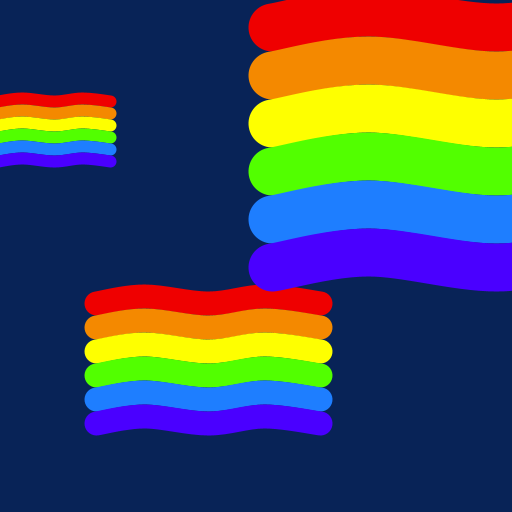
Frame 1 (no input)
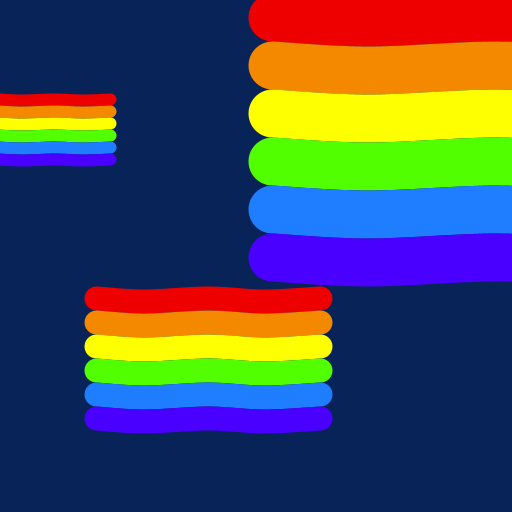
Frame 60 (the mouse pressed at the canvas centre just before this capture)
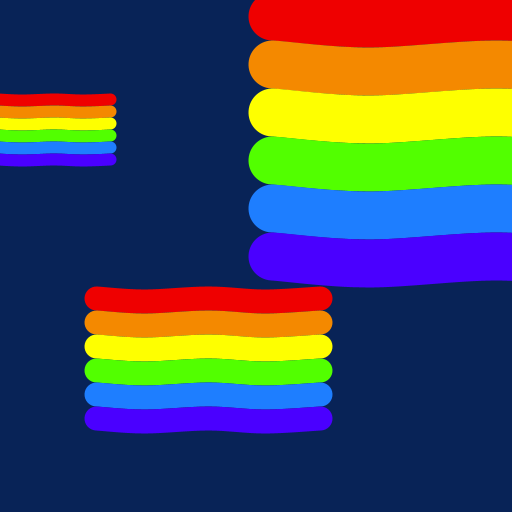
Frame 120 (the mouse held since frame 60 and released just before this capture)

The Processing sketch that drew these frames (run headless with seeded random() and noise(); from frame 60 on, the mouse is pressed at the canvas centre):

// Processing sketch: processing_73906
// ── processing_73906.pde

//Robb Godshaw 2012 www.robb.cc
//Rubber Stamp 1
//Sorry for the code recyling, I ran out of time.

boolean upp = false;
float xa = -4, ya = 204, xb = 44, yb = 196,xc = 108, xd = 164, xe = 220;

void setup() {
  size(512, 512);
  smooth();
}

void draw() {
  background(8, 35, 87);//blue!
  rainbow(100, 100, 1);//calls the rainbow
  rainbow(0, 0, .5);//calls the rainbow
  rainbow(140, -190, 2);//calls the rainbow
}


void rainbow(float XX, float YY, float size) {//function for rainbow
  pushMatrix();
  scale(size);
  translate(XX, YY);
  stroke(239, 0, 0);//RED
  strokeWeight(3*8);
  strokeCap(ROUND);
  wave();

  stroke(244, 137, 0);//ORANGE
  translate(0, 3*8);
  wave();

  stroke(254, 255, 0);//YELOW
  translate(0, 3*8);
  wave();

  stroke(82, 255, 0);//GREEN
  translate(0, 3*8);
  wave();

  stroke(30, 126, 255);//BLUE
  translate(0, 3*8);
  wave();

  stroke(74, 0, 255);//purple
  translate(0, 3*8);
  wave();
  noStroke();
  popMatrix();
}


void wave() {

  noFill();
  if (upp) {
    ya = ya +0.01;
  }
  else if ( upp==false )
  {
    ya = ya -0.01;
  }
  if ( ya > 204) {
    upp = false;
  }
  else if ( ya < 196) {
    upp=true;
  }

  yb= 200-(ya-200);


  beginShape();
  curveVertex(xa, ya);
  curveVertex(xa, ya);
  curveVertex(xb, yb);
  curveVertex(xc, ya);
  curveVertex(xd, yb);
  curveVertex(xe, ya);
  curveVertex(xe, ya);
  endShape();
}
